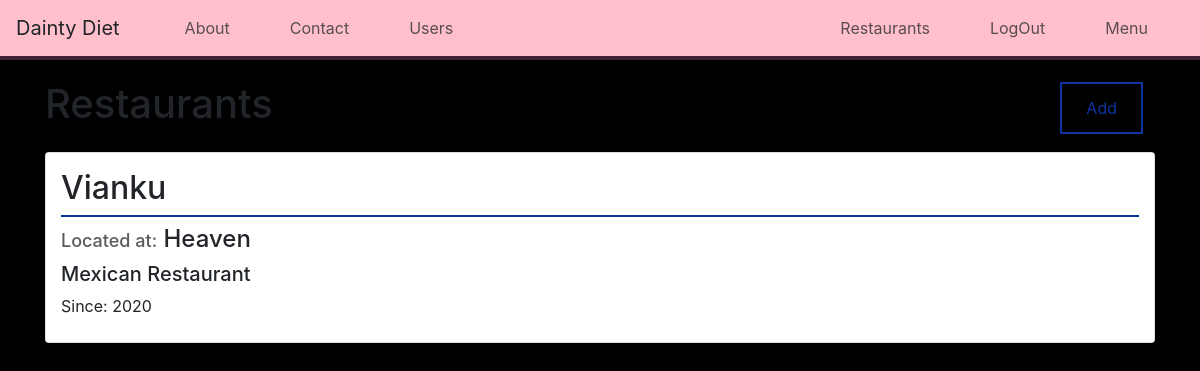
/restaurants/ (signed in), run on the app's committed database.
### restaurants/models.py (models this page shows, shortened)
class RestaurantLocation(models.Model):
	owner=models.ForeignKey(User, on_delete=models.CASCADE)
	name= models.CharField(max_length=120)
	location=models.CharField(max_length=120,null=True,blank=True)
	category=models.CharField(max_length=120,null=True,blank=True,validators=[validate_category])
	timestamp=models.DateTimeField(auto_now_add=True)
	updated=models.DateTimeField(auto_now=True)
	slug=models.SlugField(null=True,blank=True)
	def get_absolute_url(self):
		return reverse('detail',kwargs={'slug':self.slug})

### restaurants/views.py (the view)
# urls.py: url(r'^restaurants/$',RestaurantList.as_view(),name='restaurants'),
class RestaurantList(LoginRequiredMixin, ListView):
	template_name='restaurants/restaurant_list.html'
	def get_queryset(self):
		return RestaurantLocation.objects.filter(owner=self.request.user)

### restaurants/templates/restaurants/restaurant_list.html (shortened to what this page needs)
{% extends 'base.html' %}
{% block content %}
<div class="header">
    <h1>Restaurants</h1>
    <a class="button primary-button" href="{% url 'restaurants-create' %}"><span class="button-text">Add</span></a>
</div>
{% for obj in object_list %}
<div class="card col-12 py-2 mt-3">
<h2 class="py-2"><a href="{{ obj.get_absolute_url }}">{{obj.name}}</a></h2>
<h4><span class="muted">Located at:</span> {{obj.location}}</h4>
<h5>{{obj.category}} Restaurant</h5>
<p>Since: {{obj.timestamp.year}}</p>
{% empty %}
<li> <a href="% url 'restaurants-create' %}"> Add One</li>
</div>
{% endfor %}
{% endblock %}

### staticfiles/index.css (style rules this page uses)
body { background-color: black; }

### templates/base.html (style rules this page uses)
a { color: inherit; text-decoration: none; }
.muted { opacity: 0.75; font-size: 0.75em; }
.button { position: relative; padding: 12px 0; margin-right: 12px; overflow: hidden; border-radius: 0; background-color: transparent; }
.button-text { position: relative; padding: 0 24px; z-index: 2; }
.primary-button { border: 2px solid #0e34a0; color: #0e34a0; }
.card { transition:all 0.25s ease-in-out; }

### restaurants/templates/restaurants/restaurant_list.html (style rules this page uses)
.header { display: flex; justify-content: space-between; align-items: center; }
h2 { border-bottom: 2px solid #0e34a0; }

### data on the page
RestaurantLocation: name "Vianku", location "Heaven", category "Mexican", timestamp.year "2020"
